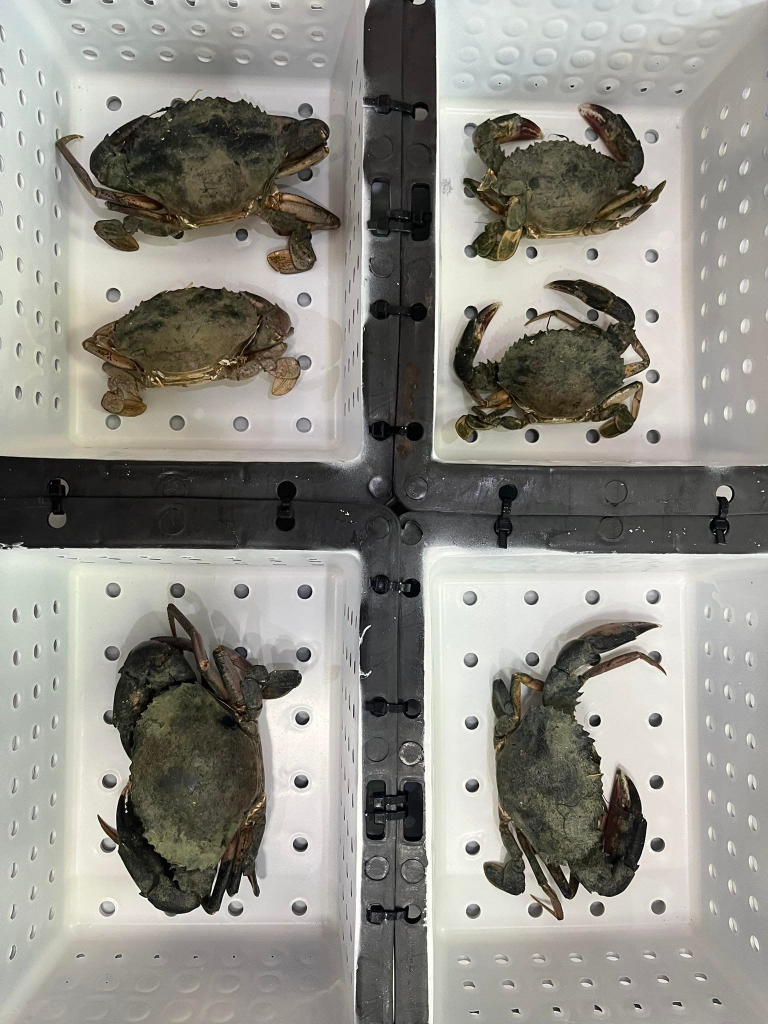
#> input picture img/test2.jpg, 1536 x 2048 px (shown at 1/2 size)
$ python projectimg2x2.py
#> lines starting #> are read from the running program, lines starting #| are printed output that depends on the picture; after the words box and inside, x2 and y2 are one past the last pixel; in counts of white or black regions, pixels touching at a corner belong together
import cv2
import numpy as np

#ข้อความ
def lineNotify(message):
    payload = {'message':message}
    return _lineNotify(payload)

#สติกเกอร์
def notifySticker(stickerID,stickerPackageID):
    payload = {'message':" ",'stickerPackageId':stickerPackageID,'stickerId':stickerID}
    return _lineNotify(payload)

#รูปภาพ
def notifyPicture(url):
    payload = {'message':" ",'imageThumbnail':url,'imageFullsize':url}
    return _lineNotify(payload)

#ส่งแจ้งเตือน
def _lineNotify(payload,file=None):
    import requests
    url = 'https://notify-api.line.me/api/notify'
    token = 'x8TJhJRg4Tl1zUSqkwOD0W1aVLZcShkyHzIyd1Ls2KJ'
    headers = {'Authorization':'Bearer '+token}
    return requests.post(url, headers=headers , data = payload, files=file)


img = cv2.imread("img/test2.jpg")
#> img is the input picture: shape (2048, 1536, 3); mean B, G, R 134.6, 141.8, 143.6
img = cv2.resize(img,[500,500])
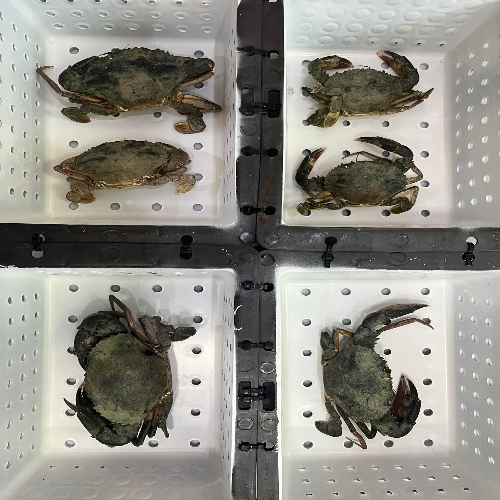
#> img: shape (500, 500, 3); mean B, G, R 134.5, 141.8, 143.5

up = [img[32:215,37:216],img[55:215,295:451],img[279:455,37:217],img[292:455,293:449]]
# up[0] = img[15:244,8:234]
# up[1] = img[15:244,274:474]
#A3 = img[55:160,421:567]

B1 = img[279:460,10:236]
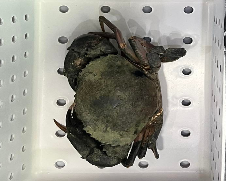
#> B1: shape (181, 226, 3); mean B, G, R 146.1, 154.5, 155.6
B2 = img[278:460,274:468]
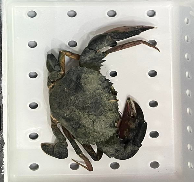
#> B2: shape (182, 194, 3); mean B, G, R 164.9, 172.8, 174.2
# [4 lines of commented-out code are left out]
def processing(channel,fullimg):
    cv2.imshow("output",fullimg)
    for i in channel:
        #tag = str(channel)
        gray = cv2.cvtColor(i,cv2.COLOR_BGR2GRAY)
        blur = cv2.GaussianBlur(gray,(3,3),0)
        thresh,result = cv2.threshold(blur,120,255,cv2.THRESH_BINARY_INV)
        dilation = cv2.dilate(result,None,iterations=3)

        contours,hierarchy = cv2.findContours(dilation,cv2.RETR_TREE,cv2.CHAIN_APPROX_NONE)
        counter = 0
        for contour in contours:
            (x,y,w,h) = cv2.boundingRect(contour)
            if cv2.contourArea(contour)<1500:
                continue
            cv2.rectangle(i,(x,y),(x+w,y+h),(0,255,0),2)
            counter+=1
            if counter == 2:
                #lineNotify('ปูลอกคราบกล่องที่ ' + str(channel.index(i) + 1))
                lineNotify("ปูลอกคราบกล่องที่ {box}".format(box=channel.index(i) + 1))
                #print('ปูลอกคราบกล่องที่ ' + str(channel.index(i) + 1))
                print("ปูลอกคราบกล่องที่ {box}".format(box=channel.index(i) + 1))
                #print('กล่องที่ ' + str(i))
                pass

        print(len(contours))
        print(counter)
        cv2.imshow("output",fullimg)
        cv2.waitKey(5000)
#> this loop made 1 pass
#> pass 1, in processing, `gray = cv2.cvtColor(i,cv2.COLOR_BGR2GRAY)`:
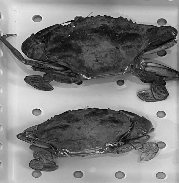
#> gray: shape (183, 179); min 2, max 242, mean 126.5
#> pass 1, in processing, `blur = cv2.GaussianBlur(gray,(3,3),0)`:
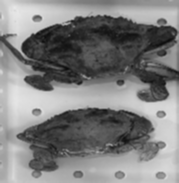
#> blur: shape (183, 179); min 11, max 232, mean 126.6
#> pass 1, in processing, `thresh,result = cv2.threshold(blur,120,255,cv2.THRESH_BINARY_INV)`:
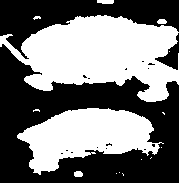
#> result: shape (183, 179); 46.7% white; 15 white regions (9 under 20 px), largest, box (x1, y1, x2, y2) and area: (0, 15, 179, 102) 9568, (17, 108, 164, 175) 5522, (97, 0, 114, 4) 62, (74, 171, 83, 177) 47, (157, 19, 167, 24) 42, (33, 16, 41, 20) 20
#> pass 1, in processing, `dilation = cv2.dilate(result,None,iterations=3)`:
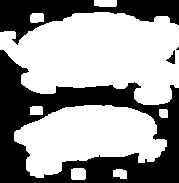
#> dilation: shape (183, 179); 60.5% white; 4 black regions (1 under 20 px), largest, box (x1, y1, x2, y2) and area: (0, 50, 179, 183) 9466, (0, 0, 179, 45) 3410, (166, 50, 175, 64) 60
    cv2.waitKey(0)
    cv2.destroyAllWindows()

processing(up,img)
#> (the call stopped at in _lineNotify, `return requests.post(url, headers=headers , data = payload, files=file)`: requests is not available in this run)

$ run again, with img/2x2.jpg copied over img/test2.jpg
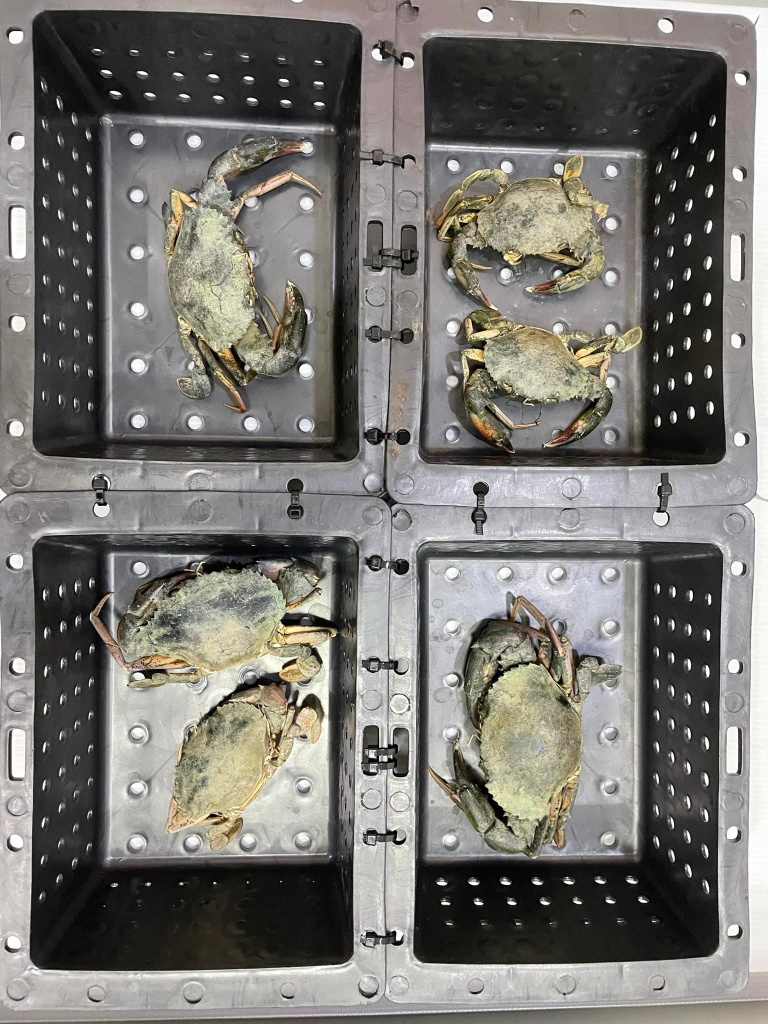
#> input picture img/2x2.jpg, 1536 x 2048 px (shown at 1/2 size)
#> img is the input picture: shape (2048, 1536, 3); mean B, G, R 112.7, 117.4, 119.6
#> img: shape (500, 500, 3)
#> the loop in processing, `for i in channel:` made 1 pass
#> pass 1, in processing, `thresh,result = cv2.threshold(blur,120,255,cv2.THRESH_BINARY_INV)`:
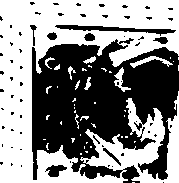
#> result: shape (183, 179); 54% white; 67 black regions (59 under 20 px), largest, box (x1, y1, x2, y2) and area: (32, 38, 179, 183) 13686, (55, 25, 176, 36) 479, (45, 165, 67, 177) 155
#> pass 1, in processing, `dilation = cv2.dilate(result,None,iterations=3)`:
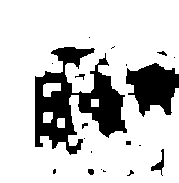
#> dilation: shape (183, 179); 79.7% white; 20 black regions (12 under 20 px), largest, box (x1, y1, x2, y2) and area: (35, 47, 127, 155) 4549, (126, 63, 179, 117) 1819, (151, 149, 164, 176) 114
